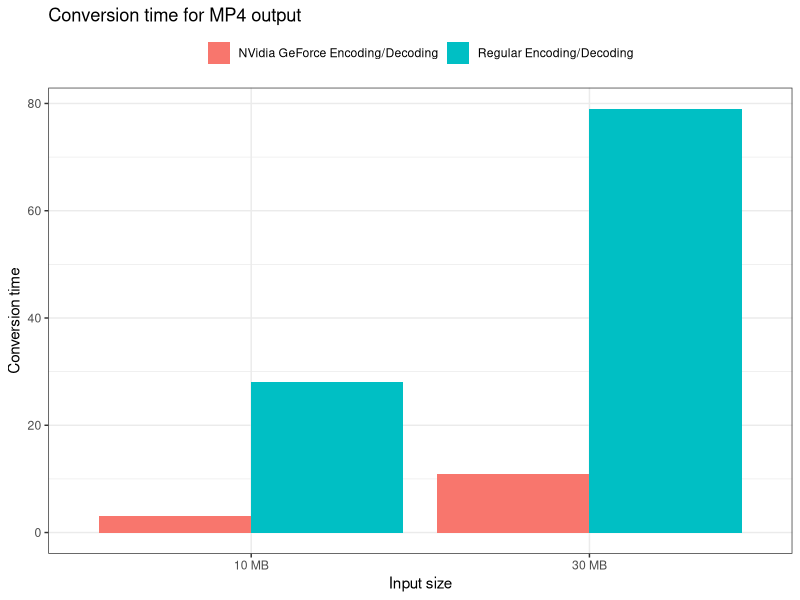
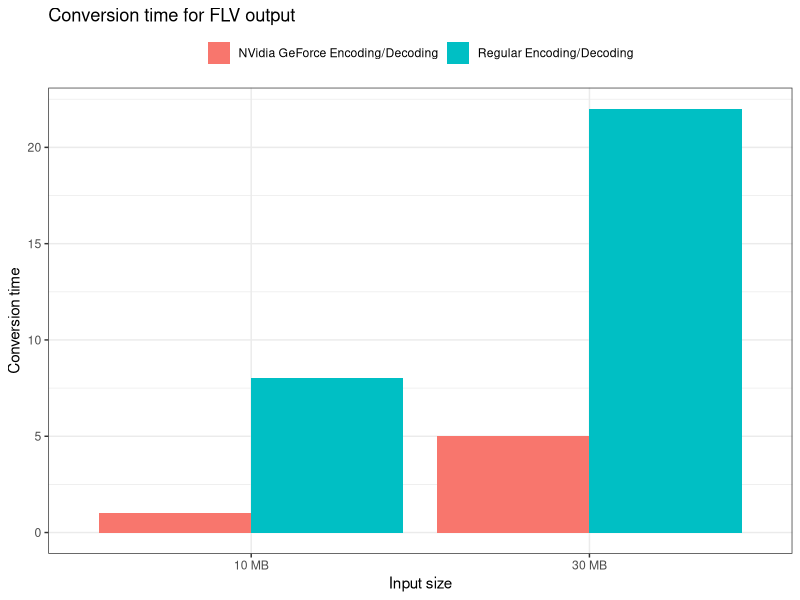

Generate these figures, in order, with R:
## ---- chunk 1
library(tidyverse)
library(knitr)
library(here)
library(ggplot2)
theme_set(theme_bw())
## ---- chunk 2
df <- read_csv("results/2/raw-convert.csv")
df$acc[df$acc == FALSE] <- "Regular Encoding/Decoding"
df$acc[df$acc == TRUE] <- "NVidia GeForce Encoding/Decoding"
df$size[df$size == 10] <- "10 MB"
df$size[df$size == 30] <- "30 MB"
## ---- chunk 3
subset(df, output == 'mp4') %>%
  ggplot(aes(x = size, y = seconds, fill=acc)) +
  geom_bar(stat='identity', position='dodge') +
  theme_bw() +
  scale_colour_brewer(palette="Set1") +
  theme(legend.title=element_blank(), legend.position="top") +
  xlab("Input size") +
  ylab("Conversion time") +
  ggtitle("Conversion time for MP4 output")  
## ---- chunk 4
subset(df, output == 'flv') %>%
  ggplot(aes(x = size, y = seconds, fill=acc)) +
  geom_bar(stat='identity', position='dodge') +
  theme_bw() +
  scale_colour_brewer(palette="Set1") +
  theme(legend.title=element_blank(), legend.position="top") +
  xlab("Input size") +
  ylab("Conversion time") +
  ggtitle("Conversion time for FLV output")
